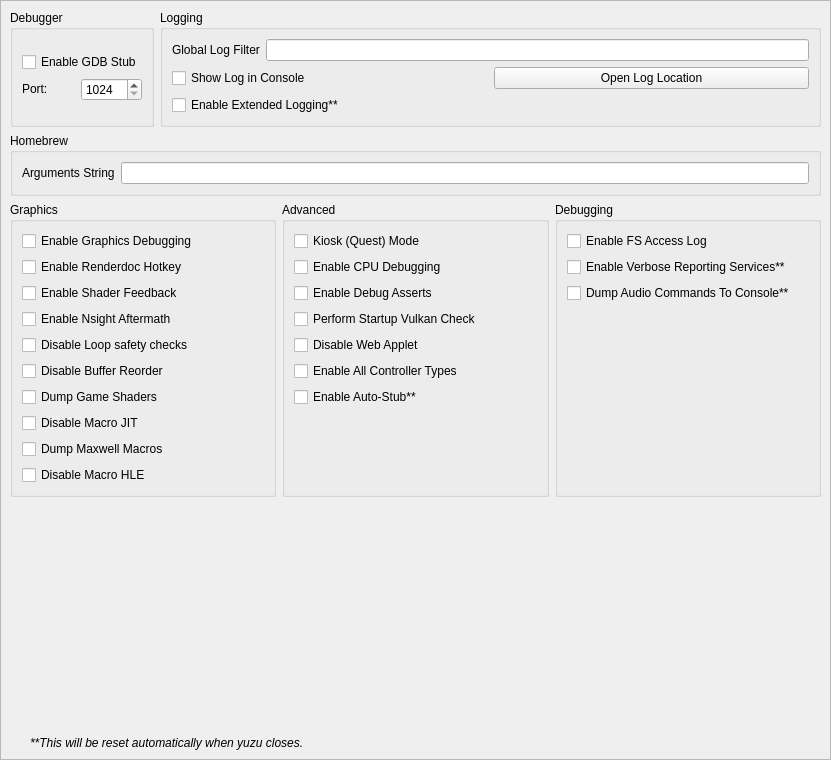
<?xml version="1.0" encoding="UTF-8"?>
<ui version="4.0">
 <class>ConfigureDebug</class>
 <widget class="QScrollArea" name="ConfigureDebug">
  <property name="geometry">
   <rect>
    <x>0</x>
    <y>0</y>
    <width>831</width>
    <height>760</height>
   </rect>
  </property>
  <property name="widgetResizable">
   <bool>true</bool>
  </property>
  <widget class="QWidget" name="widget">
   <property name="geometry">
    <rect>
     <x>0</x>
     <y>0</y>
     <width>842</width>
     <height>741</height>
    </rect>
   </property>
   <layout class="QVBoxLayout" name="verticalLayout_1">
    <item>
     <layout class="QHBoxLayout" name="horizontalLayout">
      <property name="topMargin">
       <number>0</number>
      </property>
      <item>
       <widget class="QGroupBox" name="groupBox">
        <property name="sizePolicy">
         <sizepolicy hsizetype="Preferred" vsizetype="Preferred">
          <horstretch>0</horstretch>
          <verstretch>0</verstretch>
         </sizepolicy>
        </property>
        <property name="title">
         <string>Debugger</string>
        </property>
        <property name="alignment">
         <set>Qt::AlignLeading|Qt::AlignLeft|Qt::AlignTop</set>
        </property>
        <property name="flat">
         <bool>false</bool>
        </property>
        <property name="checkable">
         <bool>false</bool>
        </property>
        <layout class="QVBoxLayout" name="verticalLayout_3">
         <item>
          <widget class="QWidget" name="debug_widget" native="true">
           <property name="sizePolicy">
            <sizepolicy hsizetype="Preferred" vsizetype="Maximum">
             <horstretch>0</horstretch>
             <verstretch>0</verstretch>
            </sizepolicy>
           </property>
           <layout class="QVBoxLayout" name="verticalLayout">
            <property name="sizeConstraint">
             <enum>QLayout::SetDefaultConstraint</enum>
            </property>
            <property name="leftMargin">
             <number>0</number>
            </property>
            <property name="topMargin">
             <number>0</number>
            </property>
            <property name="rightMargin">
             <number>0</number>
            </property>
            <property name="bottomMargin">
             <number>0</number>
            </property>
            <item>
             <widget class="QCheckBox" name="toggle_gdbstub">
              <property name="sizePolicy">
               <sizepolicy hsizetype="Maximum" vsizetype="Maximum">
                <horstretch>0</horstretch>
                <verstretch>0</verstretch>
               </sizepolicy>
              </property>
              <property name="text">
               <string>Enable GDB Stub</string>
              </property>
             </widget>
            </item>
            <item>
             <widget class="QWidget" name="horizontalWidget_3" native="true">
              <property name="sizePolicy">
               <sizepolicy hsizetype="Preferred" vsizetype="Maximum">
                <horstretch>0</horstretch>
                <verstretch>0</verstretch>
               </sizepolicy>
              </property>
              <layout class="QHBoxLayout" name="horizontalLayout_3">
               <property name="leftMargin">
                <number>0</number>
               </property>
               <property name="topMargin">
                <number>0</number>
               </property>
               <property name="rightMargin">
                <number>0</number>
               </property>
               <property name="bottomMargin">
                <number>0</number>
               </property>
               <item>
                <widget class="QLabel" name="label_11">
                 <property name="sizePolicy">
                  <sizepolicy hsizetype="Minimum" vsizetype="Maximum">
                   <horstretch>0</horstretch>
                   <verstretch>0</verstretch>
                  </sizepolicy>
                 </property>
                 <property name="text">
                  <string>Port:</string>
                 </property>
                </widget>
               </item>
               <item>
                <widget class="QSpinBox" name="gdbport_spinbox">
                 <property name="sizePolicy">
                  <sizepolicy hsizetype="Preferred" vsizetype="Maximum">
                   <horstretch>0</horstretch>
                   <verstretch>0</verstretch>
                  </sizepolicy>
                 </property>
                 <property name="minimum">
                  <number>1024</number>
                 </property>
                 <property name="maximum">
                  <number>65535</number>
                 </property>
                </widget>
               </item>
              </layout>
             </widget>
            </item>
           </layout>
          </widget>
         </item>
        </layout>
       </widget>
      </item>
      <item>
       <widget class="QGroupBox" name="groupBox_2">
        <property name="sizePolicy">
         <sizepolicy hsizetype="Expanding" vsizetype="Preferred">
          <horstretch>0</horstretch>
          <verstretch>0</verstretch>
         </sizepolicy>
        </property>
        <property name="title">
         <string>Logging</string>
        </property>
        <layout class="QGridLayout" name="gridLayout_1">
         <item row="1" column="1">
          <widget class="QPushButton" name="open_log_button">
           <property name="text">
            <string>Open Log Location</string>
           </property>
          </widget>
         </item>
         <item row="0" column="0" colspan="2">
          <widget class="QWidget" name="logging_widget" native="true">
           <property name="sizePolicy">
            <sizepolicy hsizetype="Preferred" vsizetype="Maximum">
             <horstretch>0</horstretch>
             <verstretch>0</verstretch>
            </sizepolicy>
           </property>
           <layout class="QHBoxLayout" name="horizontalLayout_1">
            <property name="leftMargin">
             <number>0</number>
            </property>
            <property name="topMargin">
             <number>0</number>
            </property>
            <property name="rightMargin">
             <number>0</number>
            </property>
            <property name="bottomMargin">
             <number>0</number>
            </property>
            <item>
             <widget class="QLabel" name="label_1">
              <property name="sizePolicy">
               <sizepolicy hsizetype="Preferred" vsizetype="Preferred">
                <horstretch>0</horstretch>
                <verstretch>0</verstretch>
               </sizepolicy>
              </property>
              <property name="text">
               <string>Global Log Filter</string>
              </property>
             </widget>
            </item>
            <item>
             <widget class="QLineEdit" name="log_filter_edit"/>
            </item>
           </layout>
          </widget>
         </item>
         <item row="2" column="0">
          <widget class="QCheckBox" name="extended_logging">
           <property name="enabled">
            <bool>true</bool>
           </property>
           <property name="toolTip">
            <string>When checked, the max size of the log increases from 100 MB to 1 GB</string>
           </property>
           <property name="text">
            <string>Enable Extended Logging**</string>
           </property>
          </widget>
         </item>
         <item row="1" column="0">
          <widget class="QCheckBox" name="toggle_console">
           <property name="text">
            <string>Show Log in Console</string>
           </property>
          </widget>
         </item>
        </layout>
       </widget>
      </item>
     </layout>
    </item>
    <item>
     <widget class="QGroupBox" name="groupBox_3">
      <property name="title">
       <string>Homebrew</string>
      </property>
      <layout class="QVBoxLayout" name="verticalLayout_5">
       <item>
        <layout class="QHBoxLayout" name="horizontalLayout_4">
         <item>
          <widget class="QLabel" name="label_3">
           <property name="text">
            <string>Arguments String</string>
           </property>
          </widget>
         </item>
         <item>
          <widget class="QLineEdit" name="homebrew_args_edit"/>
         </item>
        </layout>
       </item>
      </layout>
     </widget>
    </item>
    <item>
     <layout class="QHBoxLayout" name="horizontalLayout_2">
      <item>
       <widget class="QGroupBox" name="groupBox_4">
        <property name="title">
         <string>Graphics</string>
        </property>
        <layout class="QGridLayout" name="gridLayout_2">
         <item row="4" column="0">
          <widget class="QCheckBox" name="disable_loop_safety_checks">
           <property name="toolTip">
            <string>When checked, it executes shaders without loop logic changes</string>
           </property>
           <property name="text">
            <string>Disable Loop safety checks</string>
           </property>
          </widget>
         </item>
         <item row="8" column="0">
          <widget class="QCheckBox" name="dump_macros">
           <property name="enabled">
            <bool>true</bool>
           </property>
           <property name="toolTip">
            <string>When checked, it will dump all the macro programs of the GPU</string>
           </property>
           <property name="text">
            <string>Dump Maxwell Macros</string>
           </property>
          </widget>
         </item>
         <item row="3" column="0">
          <widget class="QCheckBox" name="enable_nsight_aftermath">
           <property name="toolTip">
            <string>When checked, it enables Nsight Aftermath crash dumps</string>
           </property>
           <property name="text">
            <string>Enable Nsight Aftermath</string>
           </property>
          </widget>
         </item>
         <item row="6" column="0">
          <widget class="QCheckBox" name="dump_shaders">
           <property name="enabled">
            <bool>true</bool>
           </property>
           <property name="toolTip">
            <string>When checked, it will dump all the original assembler shaders from the disk shader cache or game as found</string>
           </property>
           <property name="text">
            <string>Dump Game Shaders</string>
           </property>
          </widget>
         </item>
         <item row="1" column="0">
          <widget class="QCheckBox" name="enable_renderdoc_hotkey">
           <property name="text">
            <string>Enable Renderdoc Hotkey</string>
           </property>
          </widget>
         </item>
         <item row="7" column="0">
          <widget class="QCheckBox" name="disable_macro_jit">
           <property name="enabled">
            <bool>true</bool>
           </property>
           <property name="toolTip">
            <string>When checked, it disables the macro Just In Time compiler. Enabling this makes games run slower</string>
           </property>
           <property name="text">
            <string>Disable Macro JIT</string>
           </property>
          </widget>
         </item>
         <item row="9" column="0">
          <widget class="QCheckBox" name="disable_macro_hle">
           <property name="enabled">
            <bool>true</bool>
           </property>
           <property name="toolTip">
            <string>When checked, it disables the macro HLE functions. Enabling this makes games run slower</string>
           </property>
           <property name="text">
            <string>Disable Macro HLE</string>
           </property>
          </widget>
         </item>
         <item row="0" column="0">
          <widget class="QCheckBox" name="enable_graphics_debugging">
           <property name="enabled">
            <bool>true</bool>
           </property>
           <property name="toolTip">
            <string>When checked, the graphics API enters a slower debugging mode</string>
           </property>
           <property name="text">
            <string>Enable Graphics Debugging</string>
           </property>
          </widget>
         </item>
         <item row="10" column="0">
          <spacer name="verticalSpacer_5">
           <property name="orientation">
            <enum>Qt::Vertical</enum>
           </property>
           <property name="sizeType">
            <enum>QSizePolicy::Preferred</enum>
           </property>
           <property name="sizeHint" stdset="0">
            <size>
             <width>20</width>
             <height>0</height>
            </size>
           </property>
          </spacer>
         </item>
         <item row="2" column="0">
          <widget class="QCheckBox" name="enable_shader_feedback">
           <property name="toolTip">
            <string>When checked, yuzu will log statistics about the compiled pipeline cache</string>
           </property>
           <property name="text">
            <string>Enable Shader Feedback</string>
           </property>
          </widget>
         </item>
         <item row="5" column="0">
          <widget class="QCheckBox" name="disable_buffer_reorder">
           <property name="toolTip">
            <string>&lt;html&gt;&lt;head/&gt;&lt;body&gt;&lt;p&gt;When checked, disables reordering of mapped memory uploads which allows to associate uploads with specific draws. May reduce performance in some cases.&lt;/p&gt;&lt;/body&gt;&lt;/html&gt;</string>
           </property>
           <property name="text">
            <string>Disable Buffer Reorder</string>
           </property>
          </widget>
         </item>
        </layout>
       </widget>
      </item>
      <item>
       <widget class="QGroupBox" name="groupBox_6">
        <property name="title">
         <string>Advanced</string>
        </property>
        <layout class="QGridLayout" name="gridLayout_4">
         <item row="3" column="0">
          <widget class="QCheckBox" name="perform_vulkan_check">
           <property name="toolTip">
            <string>Enables yuzu to check for a working Vulkan environment when the program starts up. Disable this if this is causing issues with external programs seeing yuzu.</string>
           </property>
           <property name="text">
            <string>Perform Startup Vulkan Check</string>
           </property>
          </widget>
         </item>
         <item row="4" column="0">
          <widget class="QCheckBox" name="disable_web_applet">
           <property name="text">
            <string>Disable Web Applet</string>
           </property>
          </widget>
         </item>
         <item row="5" column="0">
          <widget class="QCheckBox" name="enable_all_controllers">
           <property name="text">
            <string>Enable All Controller Types</string>
           </property>
          </widget>
         </item>
         <item row="6" column="0">
          <widget class="QCheckBox" name="use_auto_stub">
           <property name="text">
            <string>Enable Auto-Stub**</string>
           </property>
          </widget>
         </item>
         <item row="0" column="0">
          <widget class="QCheckBox" name="quest_flag">
           <property name="text">
            <string>Kiosk (Quest) Mode</string>
           </property>
          </widget>
         </item>
         <item row="1" column="0">
          <widget class="QCheckBox" name="enable_cpu_debugging">
           <property name="text">
            <string>Enable CPU Debugging</string>
           </property>
          </widget>
         </item>
         <item row="2" column="0">
          <widget class="QCheckBox" name="use_debug_asserts">
           <property name="text">
            <string>Enable Debug Asserts</string>
           </property>
          </widget>
         </item>
         <item row="7" column="0">
          <spacer name="verticalSpacer_4">
           <property name="orientation">
            <enum>Qt::Vertical</enum>
           </property>
           <property name="sizeType">
            <enum>QSizePolicy::Expanding</enum>
           </property>
           <property name="sizeHint" stdset="0">
            <size>
             <width>20</width>
             <height>0</height>
            </size>
           </property>
          </spacer>
         </item>
        </layout>
       </widget>
      </item>
      <item>
       <widget class="QGroupBox" name="groupBox_5">
        <property name="title">
         <string>Debugging</string>
        </property>
        <layout class="QGridLayout" name="gridLayout_3">
         <item row="0" column="0">
          <widget class="QCheckBox" name="fs_access_log">
           <property name="text">
            <string>Enable FS Access Log</string>
           </property>
          </widget>
         </item>
         <item row="3" column="0">
          <widget class="QCheckBox" name="dump_audio_commands">
           <property name="toolTip">
            <string>Enable this to output the latest generated audio command list to the console. Only affects games using the audio renderer.</string>
           </property>
           <property name="text">
            <string>Dump Audio Commands To Console**</string>
           </property>
          </widget>
         </item>
         <item row="2" column="0">
          <widget class="QCheckBox" name="reporting_services">
           <property name="text">
            <string>Enable Verbose Reporting Services**</string>
           </property>
          </widget>
         </item>
         <item row="5" column="0">
          <spacer name="verticalSpacer_3">
           <property name="orientation">
            <enum>Qt::Vertical</enum>
           </property>
           <property name="sizeType">
            <enum>QSizePolicy::Expanding</enum>
           </property>
           <property name="sizeHint" stdset="0">
            <size>
             <width>20</width>
             <height>0</height>
            </size>
           </property>
          </spacer>
         </item>
        </layout>
       </widget>
      </item>
     </layout>
    </item>
    <item>
     <spacer name="verticalSpacer">
      <property name="orientation">
       <enum>Qt::Vertical</enum>
      </property>
      <property name="sizeHint" stdset="0">
       <size>
        <width>20</width>
        <height>0</height>
       </size>
      </property>
     </spacer>
    </item>
    <item>
     <widget class="QLabel" name="label_5">
      <property name="sizePolicy">
       <sizepolicy hsizetype="Expanding" vsizetype="Preferred">
        <horstretch>0</horstretch>
        <verstretch>0</verstretch>
       </sizepolicy>
      </property>
      <property name="font">
       <font>
        <italic>true</italic>
       </font>
      </property>
      <property name="text">
       <string>**This will be reset automatically when yuzu closes.</string>
      </property>
      <property name="indent">
       <number>20</number>
      </property>
     </widget>
    </item>
   </layout>
  </widget>
 </widget>
 <tabstops>
  <tabstop>log_filter_edit</tabstop>
  <tabstop>toggle_console</tabstop>
  <tabstop>extended_logging</tabstop>
  <tabstop>open_log_button</tabstop>
  <tabstop>homebrew_args_edit</tabstop>
  <tabstop>enable_graphics_debugging</tabstop>
  <tabstop>enable_shader_feedback</tabstop>
  <tabstop>enable_nsight_aftermath</tabstop>
  <tabstop>fs_access_log</tabstop>
  <tabstop>reporting_services</tabstop>
  <tabstop>quest_flag</tabstop>
  <tabstop>enable_cpu_debugging</tabstop>
  <tabstop>use_debug_asserts</tabstop>
 </tabstops>
 <resources/>
 <connections/>
</ui>
